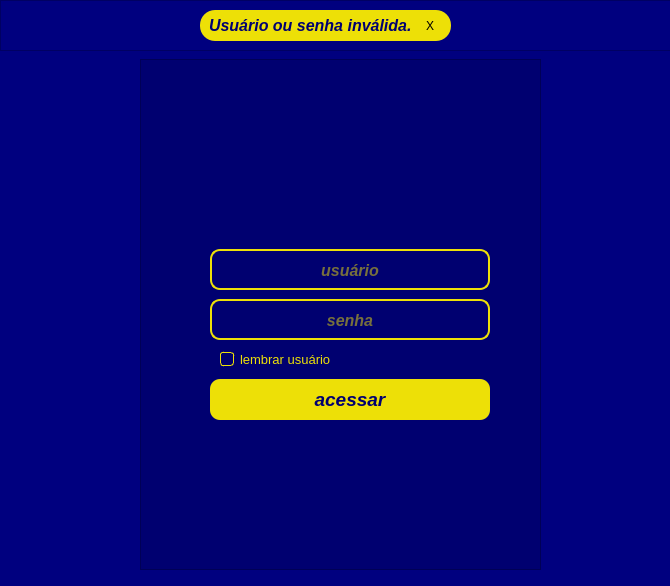
<?xml version="1.0" encoding="UTF-8"?>
<ui version="4.0">
 <class>login</class>
 <widget class="QWidget" name="login">
  <property name="geometry">
   <rect>
    <x>0</x>
    <y>0</y>
    <width>670</width>
    <height>586</height>
   </rect>
  </property>
  <property name="windowTitle">
   <string>Form</string>
  </property>
  <property name="styleSheet">
   <string notr="true"/>
  </property>
  <widget class="QFrame" name="frame">
   <property name="geometry">
    <rect>
     <x>0</x>
     <y>0</y>
     <width>671</width>
     <height>51</height>
    </rect>
   </property>
   <property name="styleSheet">
    <string notr="true">background-color: rgb(0, 0, 127);</string>
   </property>
   <property name="frameShape">
    <enum>QFrame::StyledPanel</enum>
   </property>
   <property name="frameShadow">
    <enum>QFrame::Raised</enum>
   </property>
   <widget class="QFrame" name="txt_usi">
    <property name="geometry">
     <rect>
      <x>200</x>
      <y>10</y>
      <width>251</width>
      <height>31</height>
     </rect>
    </property>
    <property name="styleSheet">
     <string notr="true">background-color: #ede007;
border-radius: 15px;</string>
    </property>
    <property name="frameShape">
     <enum>QFrame::StyledPanel</enum>
    </property>
    <property name="frameShadow">
     <enum>QFrame::Raised</enum>
    </property>
    <layout class="QHBoxLayout" name="horizontalLayout">
     <item>
      <widget class="QLabel" name="label">
       <property name="font">
        <font>
         <pointsize>12</pointsize>
         <italic>true</italic>
         <bold>true</bold>
        </font>
       </property>
       <property name="styleSheet">
        <string notr="true">color: rgb(0, 0, 112);</string>
       </property>
       <property name="text">
        <string>Usuário ou senha inválida.</string>
       </property>
      </widget>
     </item>
     <item>
      <widget class="QPushButton" name="btn_erro">
       <property name="styleSheet">
        <string notr="true">font: 700 italic 12pt &quot;Segoe UI&quot;;</string>
       </property>
       <property name="text">
        <string>X</string>
       </property>
      </widget>
     </item>
    </layout>
   </widget>
  </widget>
  <widget class="QFrame" name="content">
   <property name="geometry">
    <rect>
     <x>-10</x>
     <y>50</y>
     <width>681</width>
     <height>541</height>
    </rect>
   </property>
   <property name="styleSheet">
    <string notr="true">background-color: rgb(0, 0, 127);</string>
   </property>
   <property name="frameShape">
    <enum>QFrame::StyledPanel</enum>
   </property>
   <property name="frameShadow">
    <enum>QFrame::Raised</enum>
   </property>
   <widget class="QFrame" name="login_area">
    <property name="geometry">
     <rect>
      <x>150</x>
      <y>9</y>
      <width>401</width>
      <height>511</height>
     </rect>
    </property>
    <property name="styleSheet">
     <string notr="true">background-color: rgb(0, 0, 112);</string>
    </property>
    <property name="frameShape">
     <enum>QFrame::StyledPanel</enum>
    </property>
    <property name="frameShadow">
     <enum>QFrame::Raised</enum>
    </property>
    <widget class="QFrame" name="frame_3">
     <property name="geometry">
      <rect>
       <x>90</x>
       <y>50</y>
       <width>221</width>
       <height>101</height>
      </rect>
     </property>
     <property name="styleSheet">
      <string notr="true">image: url(:/newPrefix/logo_login.png);</string>
     </property>
    </widget>
    <widget class="QLineEdit" name="txt_usuario">
     <property name="geometry">
      <rect>
       <x>70</x>
       <y>190</y>
       <width>280</width>
       <height>41</height>
      </rect>
     </property>
     <property name="font">
      <font>
       <pointsize>12</pointsize>
       <italic>true</italic>
       <bold>true</bold>
      </font>
     </property>
     <property name="styleSheet">
      <string notr="true">QLineEdit {
	border: 2px solid #ede007 ;
	border-radius: 10px;
	padding: 10px;
	color: rgb(237, 224, 7);
}</string>
     </property>
     <property name="alignment">
      <set>Qt::AlignCenter</set>
     </property>
     <property name="placeholderText">
      <string>usuário</string>
     </property>
    </widget>
    <widget class="QLineEdit" name="txt_senha">
     <property name="geometry">
      <rect>
       <x>70</x>
       <y>240</y>
       <width>280</width>
       <height>41</height>
      </rect>
     </property>
     <property name="font">
      <font>
       <pointsize>12</pointsize>
       <italic>true</italic>
       <bold>true</bold>
      </font>
     </property>
     <property name="styleSheet">
      <string notr="true">QLineEdit {
	border: 2px solid #ede007 ;
	border-radius: 10px;
	padding: 10px;
	color: rgb(237, 224, 7);
}</string>
     </property>
     <property name="echoMode">
      <enum>QLineEdit::Password</enum>
     </property>
     <property name="alignment">
      <set>Qt::AlignCenter</set>
     </property>
     <property name="placeholderText">
      <string>senha</string>
     </property>
    </widget>
    <widget class="QCheckBox" name="checkBox">
     <property name="geometry">
      <rect>
       <x>80</x>
       <y>290</y>
       <width>131</width>
       <height>20</height>
      </rect>
     </property>
     <property name="font">
      <font>
       <pointsize>10</pointsize>
      </font>
     </property>
     <property name="focusPolicy">
      <enum>Qt::WheelFocus</enum>
     </property>
     <property name="styleSheet">
      <string notr="true">QCheckBox  {
	color: rgb(237, 224, 7)
}

QCheckBox:indicator  {
	border: 1px solid rgb(237, 224, 7);
	border-radius: 3px;
	width: 12px;	
	height: 12px;
}

QCheckBox::indicator:checked  {
	border: 1px solid rgb(237, 224, 7);
	background-color: rgb(237, 224, 7);
}

</string>
     </property>
     <property name="text">
      <string>lembrar usuário</string>
     </property>
     <property name="checkable">
      <bool>true</bool>
     </property>
     <property name="checked">
      <bool>false</bool>
     </property>
    </widget>
    <widget class="QPushButton" name="btn_acesso">
     <property name="geometry">
      <rect>
       <x>70</x>
       <y>320</y>
       <width>280</width>
       <height>41</height>
      </rect>
     </property>
     <property name="font">
      <font>
       <pointsize>14</pointsize>
       <italic>true</italic>
       <bold>true</bold>
      </font>
     </property>
     <property name="styleSheet">
      <string notr="true">QPushButton {
	background-color: rgb(237, 224, 7);
	border-radius: 10px;
	padding: 10px;
	color: rgb(0, 0, 112);
}

QPushButton:hover {
	background-color: rgb(187, 237, 6);
	border-radius: 10px;
	padding: 10px;
	color: rgb(0, 0, 112);
}

QPushButton:pressed {
	background-color: rgb(211, 214, 4);
}</string>
     </property>
     <property name="text">
      <string>acessar</string>
     </property>
    </widget>
    <zorder>txt_usuario</zorder>
    <zorder>txt_senha</zorder>
    <zorder>checkBox</zorder>
    <zorder>btn_acesso</zorder>
    <zorder>frame_3</zorder>
   </widget>
  </widget>
 </widget>
 <resources/>
 <connections/>
</ui>
